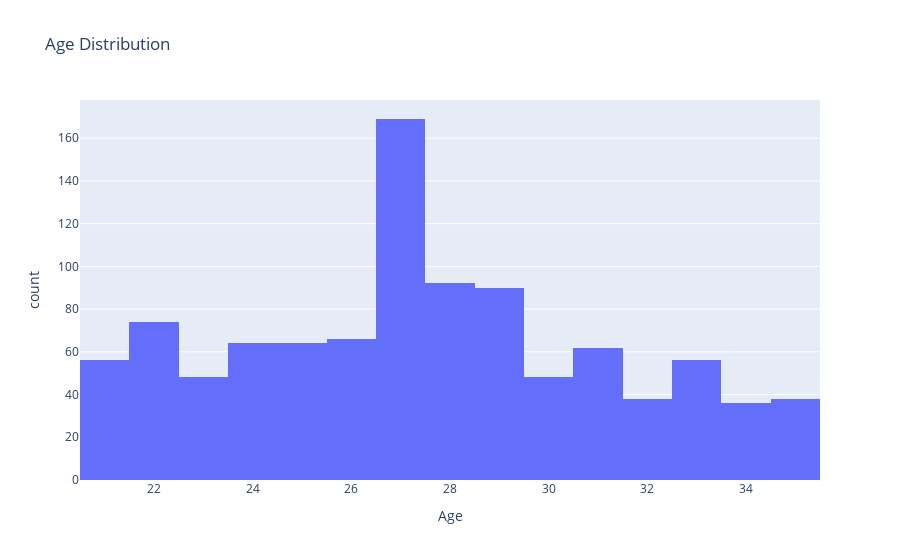

Notebook code cell kept with this figure:
### Code cell
plt = px.histogram(train_df, x = 'Age', title = 'Age Distribution')
plt.show()

### Figure 1 — Plotly figure (JSON) as saved in the notebook; plotly's stock layout.template omitted (floating-point values rounded to 4 significant figures; data arrays with more than 128 entries replaced by an {"elided": "..."} marker saying what was removed)
{"data": [{"alignmentgroup": "True", "bingroup": "x", "hovertemplate": "Age=%{x}<br>count=%{y}<extra></extra>", "legendgroup": "", "marker": {"color": "#636efa", "pattern": {"shape": ""}}, "name": "", "offsetgroup": "", "orientation": "v", "showlegend": false, "type": "histogram", "x": {"elided": "1001 int values"}, "xaxis": "x", "yaxis": "y"}], "layout": {"barmode": "relative", "legend": {"tracegroupgap": 0}, "title": {"text": "Age Distribution"}, "xaxis": {"anchor": "y", "domain": [0, 1], "title": {"text": "Age"}}, "yaxis": {"anchor": "x", "domain": [0, 1], "title": {"text": "count"}}}}
